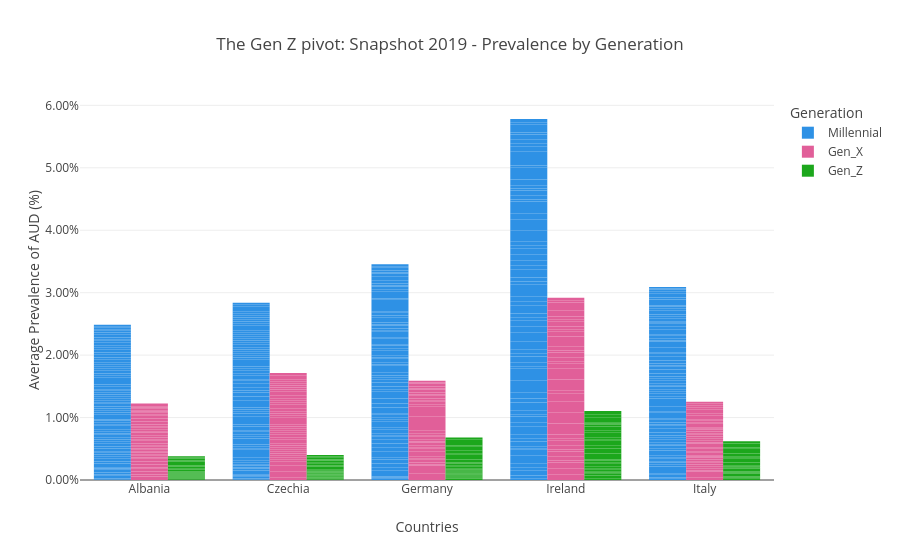

The notebook cell saved with this chart:
### Code cell
fig.update_layout(
    yaxis_tickformat='.2f',        # formats as a plain float
    yaxis_ticksuffix='%'           # appends % without multiplying
)

### Figure 1 — Plotly figure (JSON) as saved in the notebook; plotly's stock layout.template omitted (floating-point values rounded to 4 significant figures; data arrays with more than 128 entries replaced by an {"elided": "..."} marker saying what was removed)
{"data": [{"alignmentgroup": "True", "hovertemplate": "Generation=Millennial<br>Countries=%{x}<br>Average Prevalence of AUD (%)=%{y}<extra></extra>", "legendgroup": "Millennial", "marker": {"color": "#2E91E5", "pattern": {"shape": ""}}, "name": "Millennial", "offsetgroup": "Millennial", "orientation": "v", "showlegend": true, "textposition": "auto", "type": "bar", "x": {"elided": "480 str values"}, "xaxis": "x", "y": {"elided": "480 float values"}, "yaxis": "y"}, {"alignmentgroup": "True", "hovertemplate": "Generation=Gen_X<br>Countries=%{x}<br>Average Prevalence of AUD (%)=%{y}<extra></extra>", "legendgroup": "Gen_X", "marker": {"color": "#E15F99", "pattern": {"shape": ""}}, "name": "Gen_X", "offsetgroup": "Gen_X", "orientation": "v", "showlegend": true, "textposition": "auto", "type": "bar", "x": {"elided": "255 str values"}, "xaxis": "x", "y": {"elided": "255 float values"}, "yaxis": "y"}, {"alignmentgroup": "True", "hovertemplate": "Generation=Gen_Z<br>Countries=%{x}<br>Average Prevalence of AUD (%)=%{y}<extra></extra>", "legendgroup": "Gen_Z", "marker": {"color": "#1CA71C", "pattern": {"shape": ""}}, "name": "Gen_Z", "offsetgroup": "Gen_Z", "orientation": "v", "showlegend": true, "textposition": "auto", "type": "bar", "x": {"elided": "165 str values"}, "xaxis": "x", "y": {"elided": "165 float values"}, "yaxis": "y"}], "layout": {"barmode": "group", "legend": {"title": {"text": "Generation"}, "tracegroupgap": 0}, "title": {"text": "The Gen Z pivot: Snapshot 2019 - Prevalence by Generation"}, "xaxis": {"anchor": "y", "domain": [0, 1], "title": {"text": "Countries"}}, "yaxis": {"anchor": "x", "domain": [0, 1], "tickformat": ".2f", "ticksuffix": "%", "title": {"text": "Average Prevalence of AUD (%)"}}}}
